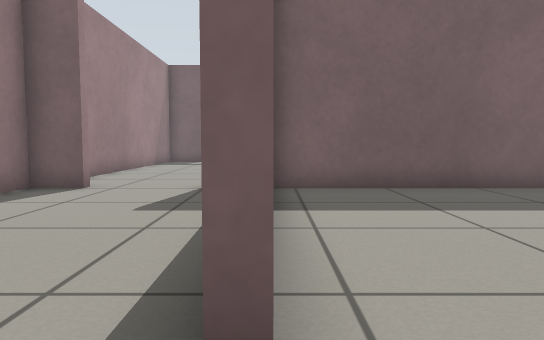
[1] (above)

16 first-person views from a walk through a world built for the Gazebo simulator. The camera is 0.5 m above the floor, tilts 4° down and sees 70° across. The floor is counted in squares, 0.5 m on a side. Each view is taken from the middle of a square. On the plan, view 1 faces up. The plan holds only what a view shows up to about 13 squares ahead; the rest is blank.

[2]
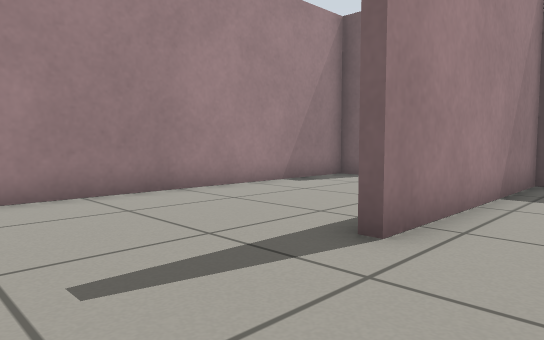

[3]
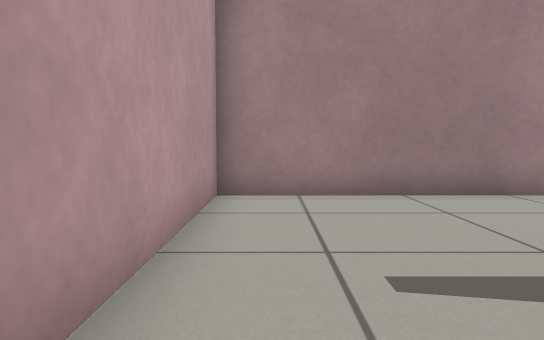

[4]
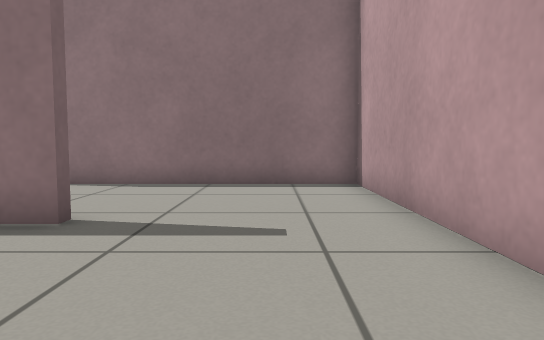

[5]
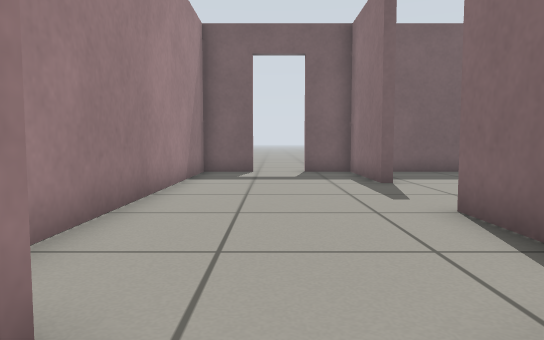

[6]
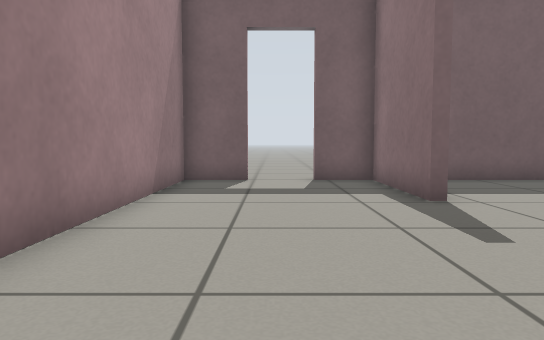

[7]
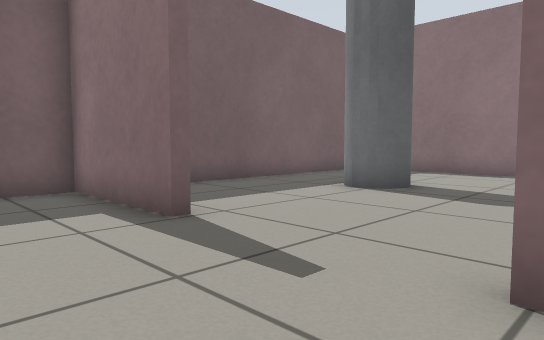

[8]
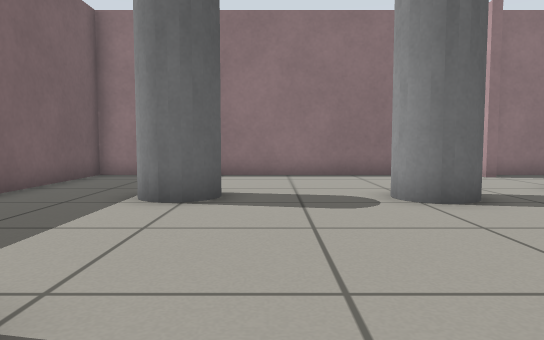

[9]
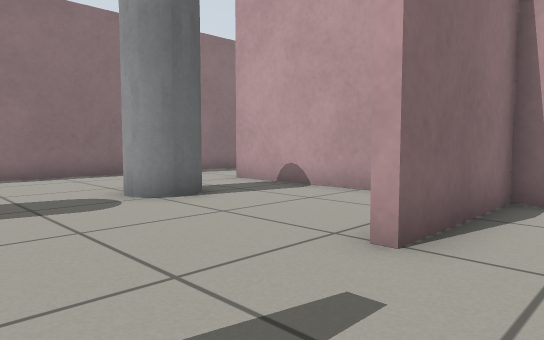

[10]
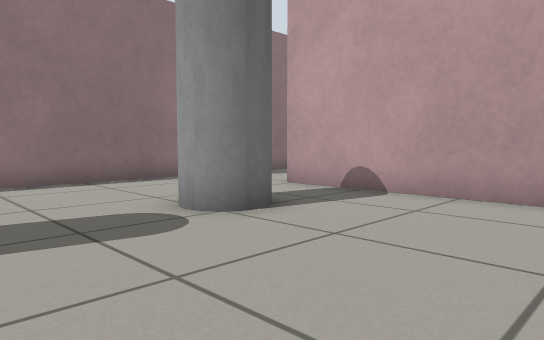

[11]
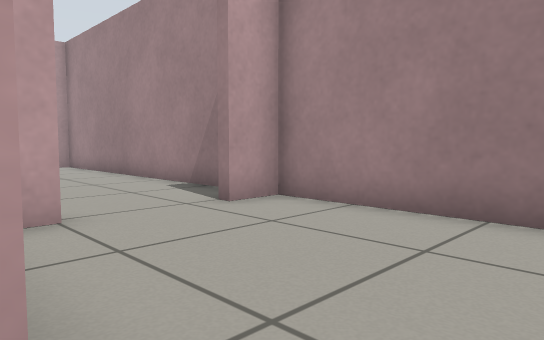

[12]
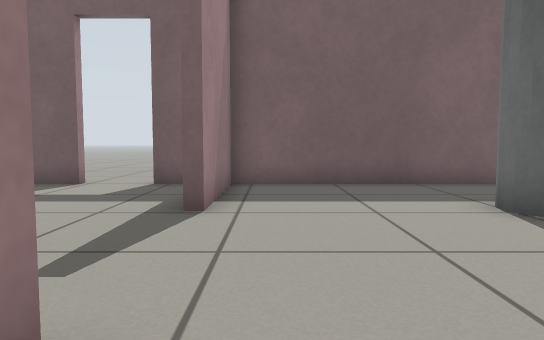

[13]
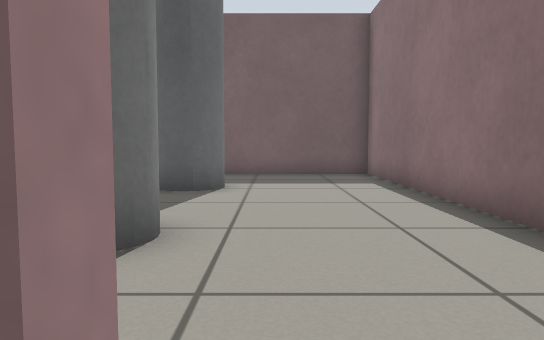

[14]
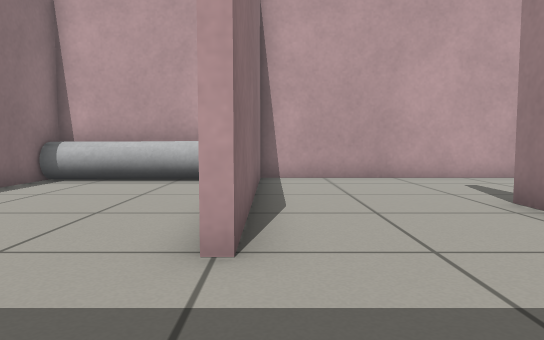

[15]
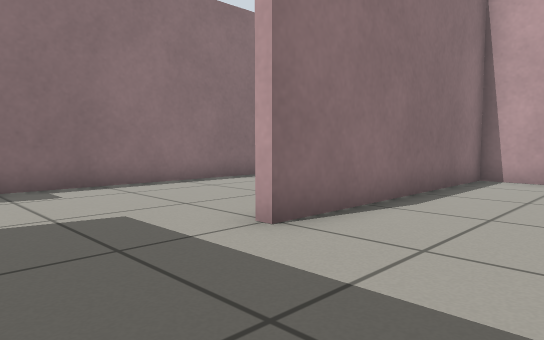

[16]
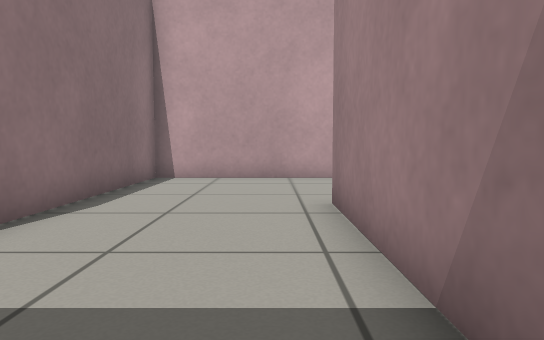

### Floor plan
Points are (right, up) in squares from view 1. A wall is a line through its corners. A room is listed if a view was taken in it or the views show most of it. See-through windows are left out.
Room 1 (views 1, 4, 5)
walls: (0, 1.6) (-0.3, 1.6) (-0.3, 2.4); (-4.1, 8.5) (-5.3, 8.5) (-5.3, -3.1) (0.6, -3.1)
ways out: opening at (0, -0.5) to room 2; opening at (-3, 9) to room 3
Room 2 (views 2, 3, 14, 15, 16)
walls: (4.5, 8.5) (0, 8.5) (0, 1.6); (0.6, -3.1) (4.3, -3.1) (4.3, 4.7)
ways out: opening at (0, -0.5) to room 1; opening at (4, 6.5) to room 5
Room 3 (views 6, 7, 8, 9, 10, 11)
walls: (0, 16.6) (-0.3, 16.6) (-0.3, 20.3) (-1.9, 20.3); (-3.7, 20.3) (-5.3, 20.3) (-5.3, 8.8) (-4.1, 8.8); (-1.6, 8.8) (-0.3, 8.8) (-0.3, 12.6) (0.1, 12.6)
ways out: opening at (-3, 9) to room 1; opening at (0, 14.5) to room 4; open door at (-2.5, 20.5)
Room 4 (view 12)
walls: (1.3, 8.8) (6.7, 8.8); (10, 9.8) (10, 20.3) (0, 20.3) (0, 16.6); (9.2, 8.4) (9.2, 8.9)
low walls: (6.7, 8.8) (6.7, 8.5)
ways out: opening at (0, 14.5) to room 3; opening at (8, 9) to room 5
objects: grey cylinder (5, 12) to (6, 13); grey cylinder (5, 16) to (6, 17)
Room 5 (view 13)
walls: (4.3, 4.7) (4.8, 4.7); (6.7, 8.5) (4.5, 8.5); (9.4, -3.1) (10, -3.1) (10, 8.1)
ways out: opening at (4, 6.5) to room 2; opening at (8, 9) to room 4
objects: grey cylinder (6, -3) to (9, -2)

Positions as (right, up) in squares from view 1, and headings:
1: (0, 0), facing up
2: (2, -2), facing up-left
3: (2, -2), facing left
4: (-5, -1), facing right
5: (-3, 7), facing up
6: (-3, 10), facing up
7: (-3, 12), facing up-right
8: (-2, 15), facing right
9: (-2, 16), facing down-right
10: (0, 16), facing down-right
11: (0, 14), facing down-left
12: (1, 11), facing up
13: (7, 8), facing up
14: (4, 8), facing down
15: (1, 8), facing down-right
16: (1, 8), facing down
